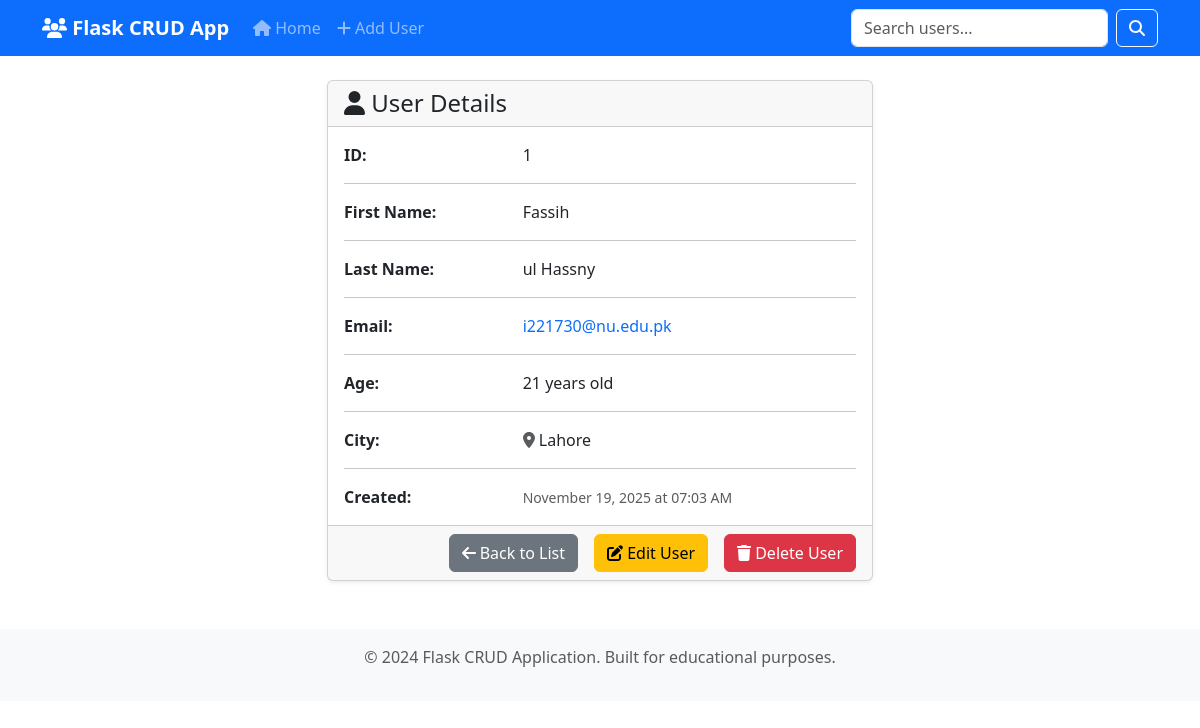
Page /view/1 on the earlier database version.
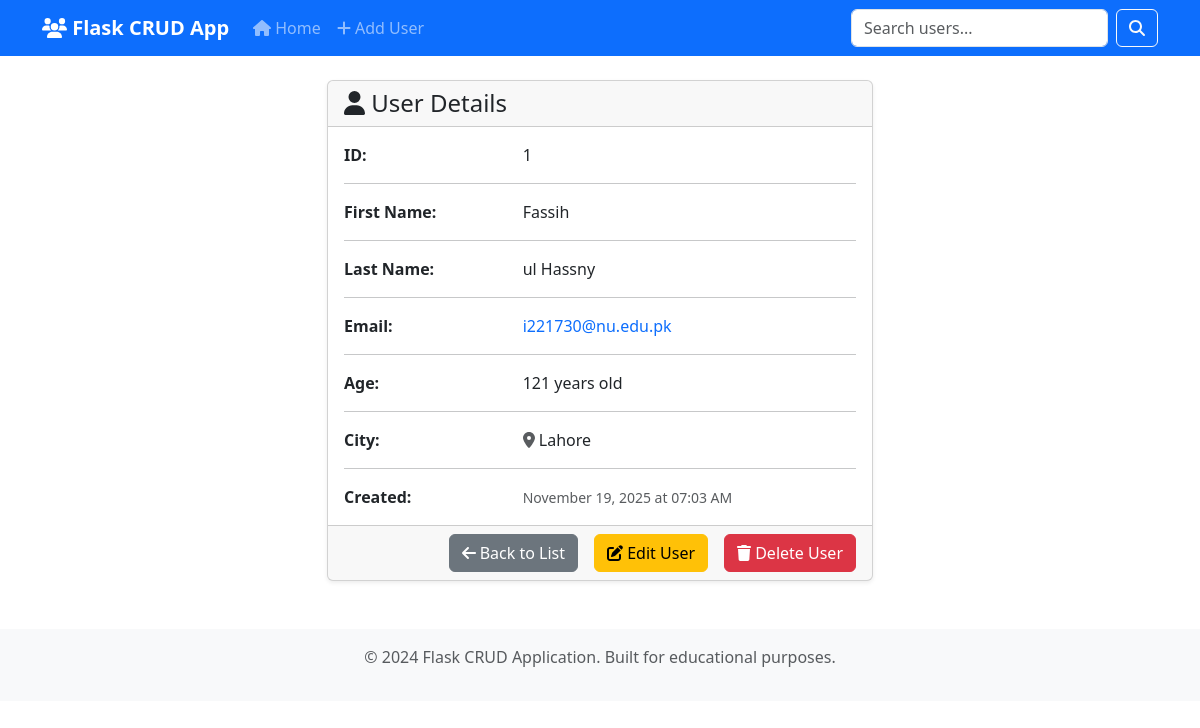
Same page on the later database version.
### app.py (models this page shows, shortened)
class User(db.Model):
    id = db.Column(db.Integer, primary_key=True)
    first_name = db.Column(db.String(50), nullable=False)
    last_name = db.Column(db.String(50), nullable=False)
    email = db.Column(db.String(120), unique=True, nullable=False)
    age = db.Column(db.Integer, nullable=False)
    city = db.Column(db.String(50), nullable=False)
    created_at = db.Column(db.DateTime, default=datetime.utcnow)

### app.py (the view)
@app.route('/view/<int:user_id>')
def view_user(user_id):
    user = User.query.get_or_404(user_id)
    return render_template('view.html', user=user)

### templates/view.html (shortened to what this page needs)
{% extends "base.html" %}
{% block content %}
<div class="row justify-content-center">
    <div class="col-md-8 col-lg-6">
        {% if user %}
            <div class="card">
                <div class="card-header">
                    <h4 class="card-title mb-0">
                        <i class="fas fa-user"></i> User Details
                    </h4>
                </div>
                <div class="card-body">
                    <div class="row">
                        <div class="col-sm-4">
                            <strong>ID:</strong>
                        </div>
                        <div class="col-sm-8">
                            {{ user.id }}
                        </div>
                    </div>
                    <hr>
                    <div class="row">
                        <div class="col-sm-4">
                            <strong>First Name:</strong>
                        </div>
                        <div class="col-sm-8">
                            {{ user.first_name }}
                        </div>
                    </div>
                    <hr>
                    <div class="row">
                        <div class="col-sm-4">
                            <strong>Last Name:</strong>
                        </div>
                        <div class="col-sm-8">
                            {{ user.last_name }}
                        </div>
                    </div>
                    <hr>
                    <div class="row">
                        <div class="col-sm-4">
                            <strong>Email:</strong>
                        </div>
                        <div class="col-sm-8">
                            <a href="mailto:{{ user.email }}" class="text-decoration-none">
                                {{ user.email }}
                            </a>
                        </div>
                    </div>
                    <hr>
                    <div class="row">
                        <div class="col-sm-4">
                            <strong>Age:</strong>
                        </div>
                        <div class="col-sm-8">
                            {{ user.age }} years old
                        </div>
                    </div>
                    <hr>
                    <div class="row">
                        <div class="col-sm-4">
                            <strong>City:</strong>
                        </div>
                        <div class="col-sm-8">
                            <i class="fas fa-map-marker-alt text-muted"></i> {{ user.city }}
                        </div>
                    </div>
                    <hr>
                    <div class="row">
                        <div class="col-sm-4">
                            <strong>Created:</strong>
                        </div>
                        <div class="col-sm-8">
                            <small class="text-muted">
                                {{ user.created_at.strftime('%B %d, %Y at %I:%M %p') if user.created_at else 'N/A' }}
                            </small>
                        </div>
                    </div>
                </div>
                <div class="card-footer">
                    <div class="d-grid gap-2 d-md-flex justify-content-md-end">
                        <a href="{{ url_for('index') }}" class="btn btn-secondary me-md-2">
                            <i class="fas fa-arrow-left"></i> Back to List
                        </a>
                        <a href="{{ url_for('update_user', user_id=user.id) }}" class="btn btn-warning me-md-2">
                            <i class="fas fa-edit"></i> Edit User
                        </a>
                        <a href="{{ url_for('delete_user', user_id=user.id) }}"
                           class="btn btn-danger"
                           onclick="return confirm('Are you sure you want to delete this user?')">
                            <i class="fas fa-trash"></i> Delete User
                        </a>
                    </div>
                </div>
            </div>
        {% endif %}
    </div>
</div>
{% endblock %}

Differences in the rows shown:
changed User "Fassih": age "21" → "121"
